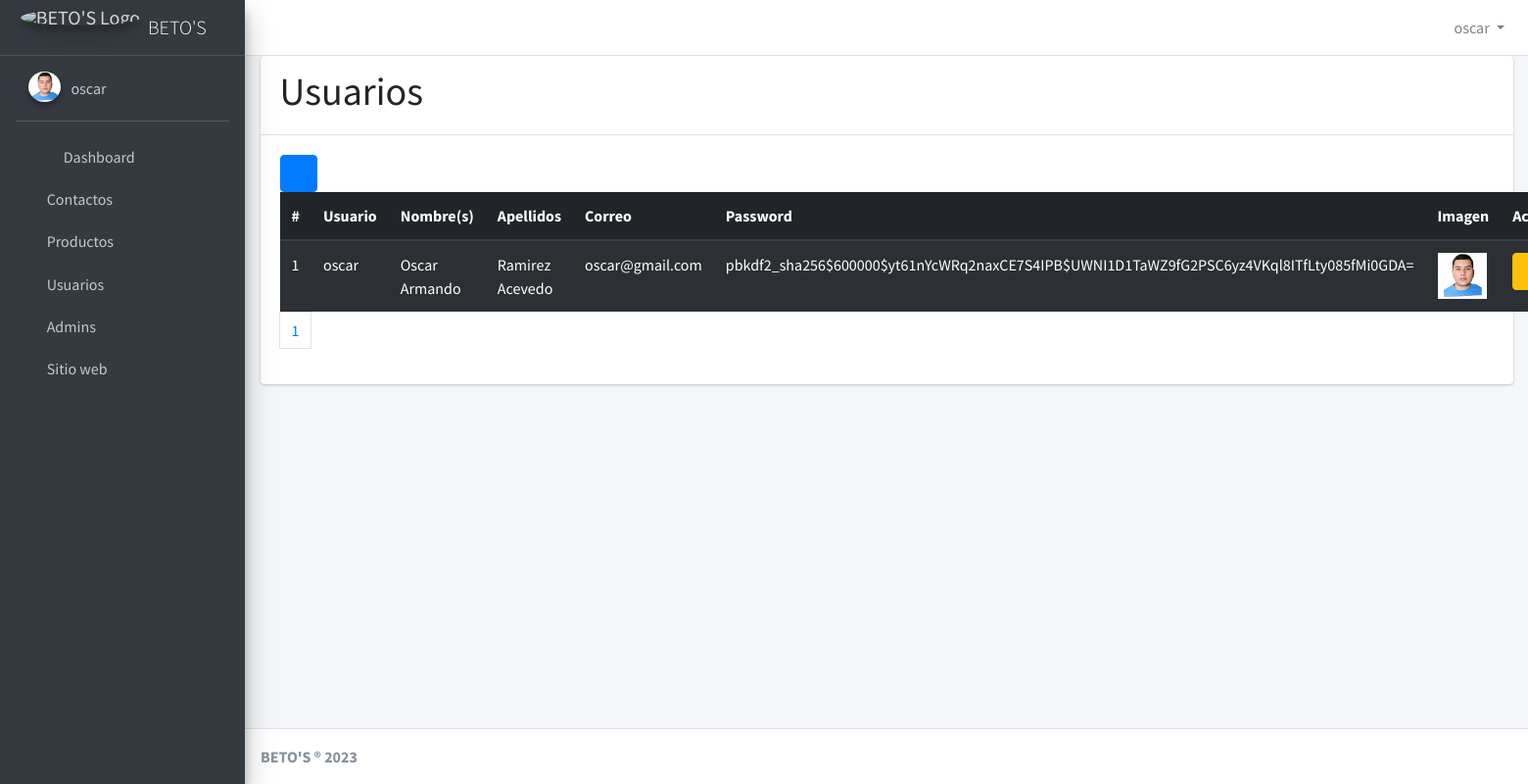
The app's page /usuarios/ (signed in) with its own data.
### user/models.py (models this page shows)
class User(AbstractUser):
    imagen = models.ImageField(upload_to='profiles/', null=True, blank=True)

### user/views.py (the view)
# urls.py: path('usuarios/', include('user.urls')),
@login_required
def usuarios(request):
    usuarios_list = User.objects.all()
    items_por_pagina = 5
    paginator = Paginator(usuarios_list, items_por_pagina)
    page = request.GET.get('page')
    try:
        usuarios = paginator.page(page)
    except PageNotAnInteger:
        usuarios = paginator.page(1)
    except EmptyPage:
        usuarios = paginator.page(paginator.num_pages)
    return render(request, 'usuarios.html', {'usuarios': usuarios})

### user/templates/usuarios.html (shortened to what this page needs)
{% extends "base.html" %}
{% block header %}
	<h1>Usuarios</h1>
{% endblock %}
{% block content %}
	<a href="/usuarios/create" class="btn btn-primary">
		<i class="fa fa-plus"></i>
	</a>
	<table class="table table-dark table-striped">
		<thead>
			<tr>
				<th>#</th>
				<th>Usuario</th>
				<th>Nombre(s)</th>
				<th>Apellidos</th>
				<th>Correo</th>
				<th>Password</th>
				<th>Imagen</th>
                <th>Acciones</th>
			</tr>
		</thead>
		<tbody>
			{% for u in usuarios %}
				<tr>
					<td>{{u.id}}</td>
					<td>{{u.username}}</td>
					<td>{{u.first_name}}</td>
					<td>{{u.last_name}}</td>
					<td>{{u.email}}</td>
                    <td>{{u.password}}</td>
					<td>
						<img src="{{u.imagen.url}}" alt="{{u.nombre}}" width="50px;">
					</td>
					<td>
						<div class="btn-group" role="group" aria-label="Basic example">
							<a href="/usuarios/edit/{{u.id}}" class="btn btn-warning">
								<i class="fas fa-pencil-alt"></i>
							</a>
						</div>
					</td>
				</tr>
			{% endfor %}
		</tbody>
	</table>
	<nav aria-label="Page navigation example">
        <ul class="pagination">
            <li class="page-item">
                <a href="?page={{ usuarios.number }}" class="page-link">{{ usuarios.number }}</a>
            </li>
        </ul>
    </nav>
{% endblock %}

### templates/base.html (shortened to what this page needs)
{% load static %}
<!DOCTYPE html>
<html lang="es-mx">
<head>
    <link rel="stylesheet" href="{% static "lib/adminlte/plugins/fontawesome-free/css/all.min.css" %}">
    <link rel="stylesheet" href="{% static "lib/adminlte/plugins/overlayScrollbars/css/OverlayScrollbars.min.css" %}">
    <link rel="stylesheet" href="{% static "lib/adminlte/css/adminlte.min.css" %}">
    <link rel="stylesheet" href="https://code.ionicframework.com/ionicons/2.0.1/css/ionicons.min.css">
</head>
<body class="hold-transition sidebar-mini layout-fixed">
<div class="wrapper">
  {% include "navbar.html" %}
  <aside class="main-sidebar sidebar-dark-primary elevation-4">
    <a href="/" class="brand-link">
      <img src="{% static "images/betosLogo.jpg" %}" alt="BETO'S Logo" class="brand-image img-circle elevation-3" style="opacity: .8">
      <span class="brand-text font-weight-light">BETO'S</span>
    </a>
    <div class="sidebar">
      {% include "sidebar.html" %}
    </div>
  </aside>
  <div class="content-wrapper">
    <section class="content">
      <div class="container-fluid">
        <div class="row">
          <div class="col-12">
            <div class="card">
              <div class="card-header">
                <h3 class="card-title">
                  {% block header %}
                  {% endblock %}
                </h3>
              </div>
              <div class="card-body">
                {% block content %}
                {% endblock %}
              </div>
            </div>
          </div>
        </div>
      </div>
    </section>
  </div>
  <footer class="main-footer">
    <strong>BETO'S &#174; {% now "Y" %}</strong>
  </footer>
</div>
</body>
</html>

### templates/navbar.html (shortened to what this page needs)
<nav class="main-header navbar navbar-expand navbar-white navbar-light">
    <ul class="navbar-nav">
      <li class="nav-item">
        <a class="nav-link" data-widget="pushmenu" href="#" role="button"><i class="fas fa-bars"></i></a>
      </li>
    </ul>
    <ul class="navbar-nav ml-auto">
      <li class="nav-item dropdown">
        <a class="nav-link dropdown-toggle" href="#" role="button" data-toggle="dropdown" aria-expanded="false">
          {% if user.is_authenticated %}
            {{user.username}}
          {% else %}
              Usuario
          {% endif %}
        </a>
      </li>
    </ul>
  </nav>

### templates/sidebar.html
<div class='sidebar'>
  {% if user.is_authenticated %}
    <div class="user-panel mt-3 pb-3 mb-3 d-flex">
      <div class="image">
        <img src="{{user.imagen.url}}" class="img-circle elevation-2" alt="user.username">
      </div>
      <div class="info">
        <a class="d-block">{{user.username}}</a>
      </div>
    </div>
  {% endif %}
  <nav class="mt-2">
      <ul class="nav nav-pills nav-sidebar flex-column" data-widget="treeview" role="menu" data-accordion="false">
        <li class="nav-item">
          <a href="/" class="nav-link">
            <i class="nav-icon fas fa-tachometer-alt"></i>
            <p>
              Dashboard
            </p>
          </a>
        </li>
        <li class="nav-item">
          <a href="/contactos" class="nav-link">
            <i class="fas fa-address-book"></i>
            <p>
              Contactos
            </p>
          </a>
        </li>
        <li class="nav-item">
          <a href="/productos" class="nav-link">
            <i class="fa fa-dollar-sign"></i>
            <p>
              Productos
            </p>
          </a>
        </li>
        <li class="nav-item">
          <a href="/usuarios" class="nav-link">
            <i class="fas fa-users"></i>
            <p>
              Usuarios
            </p>
          </a>
        </li>
        <li class="nav-item">
          <a href="/admin" class="nav-link">
            <i class="fas fa-user-tie"></i>
            <p>
              Admins
            </p>
          </a>
        </li>
        <li class="nav-item">
          <a href="http://localhost:3000" class="nav-link">
            <i class="fas fa-store-alt"></i>
            <p>
              Sitio web
            </p>
          </a>
        </li>
      </ul>
    </nav>
</div>

### records on screen
User: username "oscar", imagen (picture), id "1", first_name "Oscar Armando", last_name "Ramirez Acevedo", email "oscar@gmail.com", password "pbkdf2_sha256$600000$yt61nYcWRq2naxCE7S4IPB$UWNI1D1TaWZ9fG2PSC6yz4VKql8ITfLty085fMi0GDA="

### other values on screen
{{ usuarios.number }} "1"
